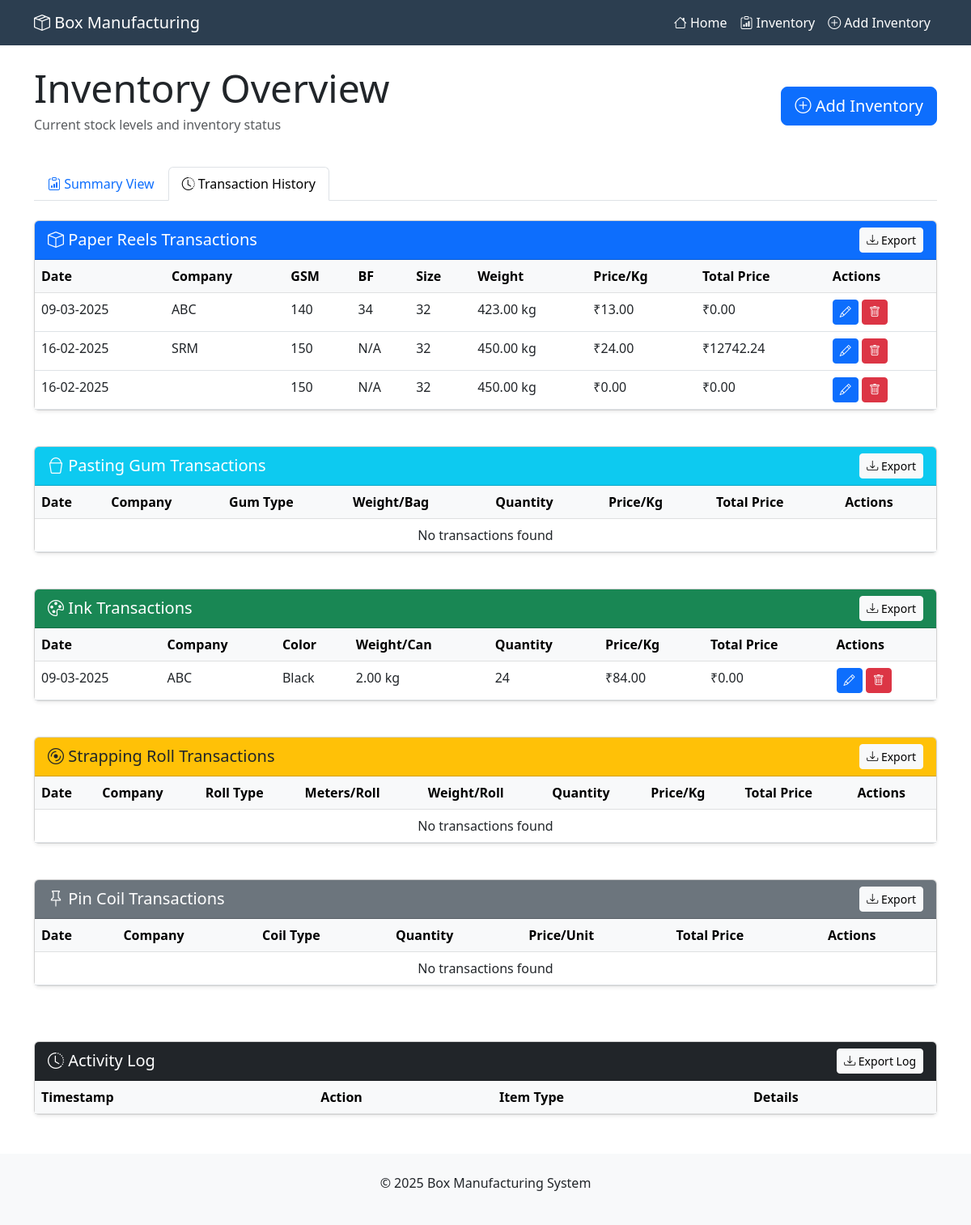
Page /inventory/overview/?view=transaction on the earlier database version.
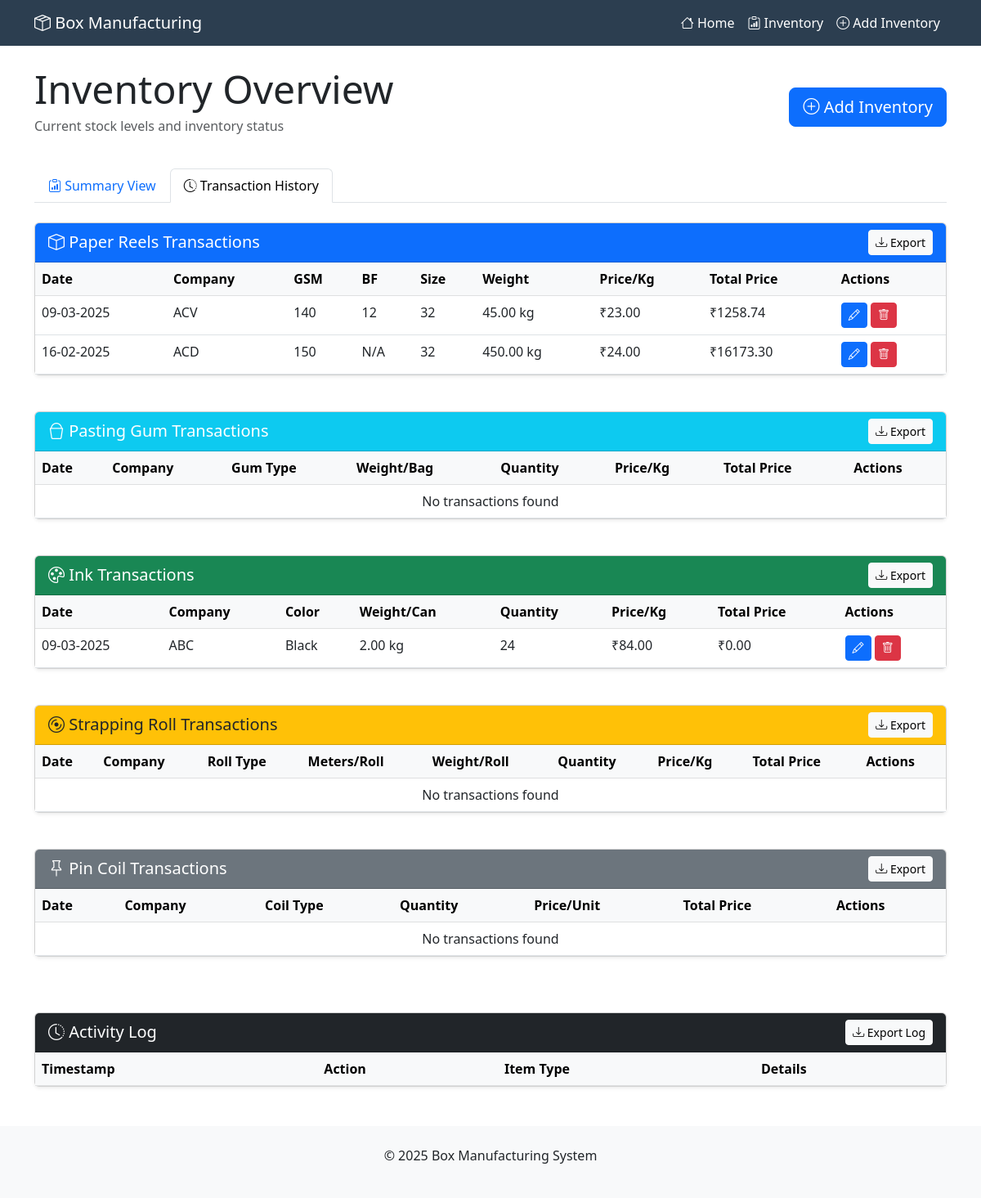
Same page on the later database version.
### inventory/models/transaction_models.py (models this page shows, shortened)
class BaseInventory(models.Model):
    company_name = models.CharField(max_length=100)
    price_per_kg = models.DecimalField(max_digits=10, decimal_places=2)
    freight = models.DecimalField(max_digits=10, decimal_places=2)
    extra_charges = models.DecimalField(max_digits=10, decimal_places=2)
    total_price_ex_tax = models.DecimalField(max_digits=12, decimal_places=2)
    tax_percent = models.DecimalField(max_digits=5, decimal_places=2)
    tax_amount = models.DecimalField(max_digits=12, decimal_places=2)
    total_price = models.DecimalField(max_digits=12, decimal_places=2)
    timestamp = models.DateTimeField(auto_now_add=True)
    class Meta:
        abstract = True

class PaperReel(BaseInventory):
    gsm = models.PositiveIntegerField()
    bf = models.CharField(max_length=50)
    size = models.CharField(max_length=50)
    total_weight = models.DecimalField(max_digits=10, decimal_places=2)

class Ink(BaseInventory):
    color = models.CharField(max_length=50)
    weight_per_can = models.DecimalField(max_digits=10, decimal_places=2)
    total_qty = models.PositiveIntegerField()

### inventory/views.py (the view)
# urls.py: path("overview/", inventory_overview, name="inventory_overview"),
def inventory_overview(request):
    view_type = request.GET.get('view', 'summary')
    context = {
        'view_type': view_type,
        'paper_reels': PaperReelSummary.objects.all() if view_type == 'summary' else PaperReel.objects.all().order_by('-timestamp'),
        'pasting_gum': PastingGumSummary.objects.all() if view_type == 'summary' else PastingGum.objects.all().order_by('-timestamp'),
        'ink_stock': InkSummary.objects.all() if view_type == 'summary' else Ink.objects.all().order_by('-timestamp'),
        'strapping_rolls': StrappingRollSummary.objects.all() if view_type == 'summary' else StrappingRoll.objects.all().order_by('-timestamp'),
        'pin_coils': PinCoilSummary.objects.all() if view_type == 'summary' else PinCoil.objects.all().order_by('-timestamp'),
        'activity_logs': InventoryLog.objects.all()[:50]
    }
    return render(request, 'inventory/inventory_overview.html', context)

### inventory/templates/inventory/inventory_overview.html (shortened to what this page needs)
{% extends 'base.html' %}
{% block content %}
<div class="mb-4 d-flex justify-content-between align-items-center">
    <div>
        <h1 class="display-5 mb-1">Inventory Overview</h1>
        <p class="text-muted">Current stock levels and inventory status</p>
    </div>
    <a href="{% url 'add_inventory' %}" class="btn btn-primary btn-lg">
        <i class="bi bi-plus-circle"></i> Add Inventory
    </a>
</div>
<ul class="nav nav-tabs mb-4">
    <li class="nav-item">
        <a class="nav-link {% if view_type == 'summary' %}active{% endif %}" href="?view=summary">
            <i class="bi bi-clipboard-data"></i> Summary View
        </a>
    </li>
    <li class="nav-item">
        <a class="nav-link {% if view_type == 'transaction' %}active{% endif %}" href="?view=transaction">
            <i class="bi bi-clock-history"></i> Transaction History
        </a>
    </li>
</ul>
<div class="tab-content">
    <div class="tab-pane fade {% if view_type == 'transaction' %}show active{% endif %}">
        {% include "inventory/includes/transaction_tables.html" %}
    </div>
</div>
<div class="col-12 mt-5">
    <div class="card shadow-sm">
        <div class="card-header bg-dark text-white d-flex justify-content-between align-items-center">
            <h3 class="h5 mb-0">
                <i class="bi bi-clock-history"></i> Activity Log
            </h3>
            <button class="btn btn-sm btn-light" onclick="exportTable('activity-log-table')">
                <i class="bi bi-download"></i> Export Log
            </button>
        </div>
        <div class="card-body p-0">
            <div class="table-responsive">
                <table class="table table-hover mb-0" id="activity-log-table">
                    <thead class="table-light">
                        <tr>
                            <th>Timestamp</th>
                            <th>Action</th>
                            <th>Item Type</th>
                            <th>Details</th>
                        </tr>
                    </thead>
                </table>
            </div>
        </div>
    </div>
</div>
{% endblock %}

### inventory/templates/inventory/includes/transaction_tables.html (shortened to what the changed rows need)
{% load static %}
<div class="row g-4">
    <div class="col-12">
        <div class="card shadow-sm">
            <div class="card-body p-0">
                <div class="table-responsive">
                    <table class="table table-hover mb-0" id="paper-reels-transactions">
                        <thead class="table-light">
                            <tr>
                                <th>Date</th>
                                <th>Company</th>
                                <th>GSM</th>
                                <th>BF</th>
                                <th>Size</th>
                                <th>Weight</th>
                                <th>Price/Kg</th>
                                <th>Total Price</th>
                                <th>Actions</th>
                            </tr>
                        </thead>
                        <tbody>
                            {% for item in paper_reels %}
                            <tr data-id="{{ item.id }}">
                                <td>{{ item.timestamp|date:"d-m-Y" }}</td>
                                <td>{{ item.company_name }}</td>
                                <td>{{ item.gsm }}</td>
                                <td>{{ item.bf }}</td>
                                <td>{{ item.size }}</td>
                                <td>{{ item.total_weight|floatformat:2 }} kg</td>
                                <td>₹{{ item.price_per_kg|floatformat:2 }}</td>
                                <td>₹{{ item.total_price|floatformat:2 }}</td>
                                <td>
                                    <button class="btn btn-sm btn-primary" onclick="editItem('paper_reels', {{ item.id }})">
                                        <i class="bi bi-pencil"></i>
                                    </button>
                                    <button class="btn btn-sm btn-danger" onclick="deleteItem('paper_reels', {{ item.id }})">
                                        <i class="bi bi-trash"></i>
                                    </button>
                                </td>
                            </tr>
                            {% empty %}
                            <tr>
                                <td colspan="9" class="text-center">No transactions found</td>
                            </tr>
                            {% endfor %}
                        </tbody>
                    </table>
                </div>
            </div>
        </div>
    </div>
    <div class="col-12">
        <div class="card shadow-sm">
            <div class="card-body p-0">
                <div class="table-responsive">
                    <table class="table table-hover mb-0" id="pasting-gum-transactions">
                        <thead class="table-light">
                            <tr>
                                <th>Date</th>
                                <th>Company</th>
                                <th>Gum Type</th>
                                <th>Weight/Bag</th>
                                <th>Quantity</th>
                                <th>Price/Kg</th>
                                <th>Total Price</th>
                                <th>Actions</th>
                            </tr>
                        </thead>
                    </table>
                </div>
            </div>
        </div>
    </div>
    <div class="col-12">
        <div class="card shadow-sm">
            <div class="card-body p-0">
                <div class="table-responsive">
                    <table class="table table-hover mb-0" id="ink-transactions">
                        <thead class="table-light">
                            <tr>
                                <th>Date</th>
                                <th>Company</th>
                                <th>Color</th>
                                <th>Weight/Can</th>
                                <th>Quantity</th>
                                <th>Price/Kg</th>
                                <th>Total Price</th>
                                <th>Actions</th>
                            </tr>
                        </thead>
                        <tbody>
                            {% for item in ink_stock %}
                            <tr data-id="{{ item.id }}">
                                <td>{{ item.timestamp|date:"d-m-Y" }}</td>
                                <td>{{ item.company_name }}</td>
                                <td>{{ item.color }}</td>
                                <td>{{ item.weight_per_can|floatformat:2 }} kg</td>
                                <td>{{ item.total_qty }}</td>
                                <td>₹{{ item.price_per_kg|floatformat:2 }}</td>
                                <td>₹{{ item.total_price|floatformat:2 }}</td>
                                <td>
                                    <button class="btn btn-sm btn-primary" onclick="editItem('ink_stock', {{ item.id }})">
                                        <i class="bi bi-pencil"></i>
                                    </button>
                                    <button class="btn btn-sm btn-danger" onclick="deleteItem('ink_stock', {{ item.id }})">
                                        <i class="bi bi-trash"></i>
                                    </button>
                                </td>
                            </tr>
                            {% empty %}
                            <tr>
                                <td colspan="8" class="text-center">No transactions found</td>
                            </tr>
                            {% endfor %}
                        </tbody>
                    </table>
                </div>
            </div>
        </div>
    </div>
    <div class="col-12">
        <div class="card shadow-sm">
            <div class="card-body p-0">
                <div class="table-responsive">
                    <table class="table table-hover mb-0" id="strapping-roll-transactions">
                        <thead class="table-light">
                            <tr>
                                <th>Date</th>
                                <th>Company</th>
                                <th>Roll Type</th>
                                <th>Meters/Roll</th>
                                <th>Weight/Roll</th>
                                <th>Quantity</th>
                                <th>Price/Kg</th>
                                <th>Total Price</th>
                                <th>Actions</th>
                            </tr>
                        </thead>
                    </table>
                </div>
            </div>
        </div>
    </div>
    <div class="col-12">
        <div class="card shadow-sm">
            <div class="card-body p-0">
                <div class="table-responsive">
                    <table class="table table-hover mb-0" id="pin-coil-transactions">
                        <thead class="table-light">
                            <tr>
                                <th>Date</th>
                                <th>Company</th>
                                <th>Coil Type</th>
                                <th>Quantity</th>
                                <th>Price/Unit</th>
                                <th>Total Price</th>
                                <th>Actions</th>
                            </tr>
                        </thead>
                    </table>
                </div>
            </div>
        </div>
    </div>
</div>

Differences in the rows shown:
removed PaperReel: timestamp "09-03-2025", company_name "ABC", gsm "140", bf "34", size "32", total_weight "423.00", price_per_kg "13.00", total_price "0.00"
removed PaperReel: timestamp "16-02-2025", gsm "150", bf "N/A", size "32", total_weight "450.00", price_per_kg "0.00", total_price "0.00"
added PaperReel: timestamp "09-03-2025", company_name "ACV", gsm "140", bf "12", size "32", total_weight "45.00", price_per_kg "23.00", total_price "1258.74"
changed PaperReel: company_name "SRM" → "ACD"; total_price "12742.24" → "16173.30"
